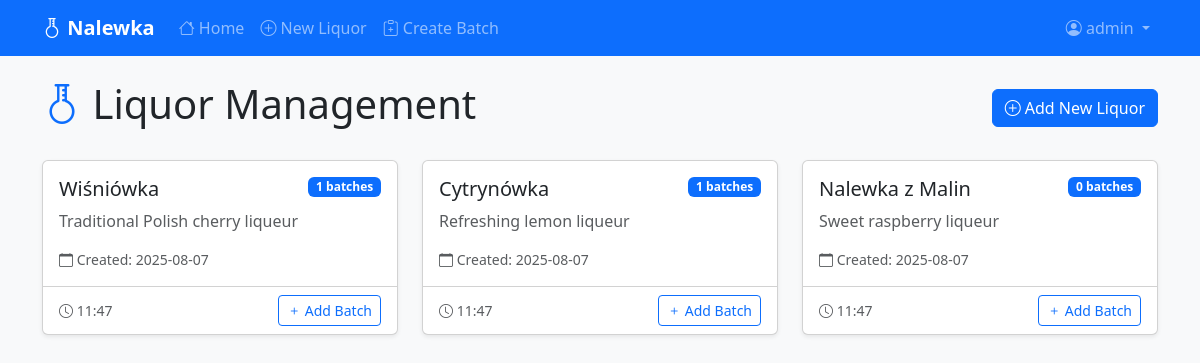
The app's page /index (signed in) with its own data.
### app/models.py (models this page shows, shortened)
class User(UserMixin, db.Model):
    id: so.Mapped[int] = so.mapped_column(primary_key=True)
    username: so.Mapped[str] = so.mapped_column(sa.String(64), index=True,
                                                unique=True)
    email: so.Mapped[str] = so.mapped_column(sa.String(120), index=True,
                                             unique=True)
    password_hash: so.Mapped[Optional[str]] = so.mapped_column(sa.String(256))
    created_at: so.Mapped[datetime] = so.mapped_column(index=True, default=lambda: datetime.now(timezone.utc))
    liquors: so.Mapped[list['Liquor']] = so.relationship(back_populates='user')

class Liquor(db.Model):
    id: so.Mapped[int] = so.mapped_column(primary_key=True)
    name: so.Mapped[str] = so.mapped_column(sa.String(128), index=True)
    created: so.Mapped[datetime] = so.mapped_column(index=True, default=lambda: datetime.now(timezone.utc))
    description: so.Mapped[Optional[str]] = so.mapped_column(sa.Text())
    user_id: so.Mapped[int] = so.mapped_column(sa.ForeignKey(User.id), index=True)
    user: so.Mapped[User] = so.relationship(back_populates='liquors')
    batches: so.Mapped[list['Batch']] = so.relationship(back_populates='liquor', cascade='all, delete-orphan')

### app/routes.py (the view)
@main_bp.route('/')
@main_bp.route('/index')
def index():
    liquors = []
    if current_user.is_authenticated:
        try:
            liquors = db.session.scalars(
                sa.select(Liquor).where(Liquor.user_id == current_user.id)
            ).all()
        except Exception as e:
            flash(f'Error loading liquors: {str(e)}', 'error')
    return render_template('index.html', liquors=liquors)

### app/__init__.py (called while the page is built)
def create_app(config_class=Config):
    app = Flask(__name__)
    app.config.from_object(config_class)
    app.config['GIT_COMMIT_HASH'] = get_git_commit_hash()
    if app.config['GIT_COMMIT_HASH'] is None:
        app.config['GIT_COMMIT_HASH'] = 'unknown'
    db.init_app(app)
    migrate.init_app(app, db)
    login.init_app(app)
    from app.routes import main_bp
    app.register_blueprint(main_bp)
    @app.errorhandler(404)
    def not_found_error(error):
        return render_template('404.html'), 404
    @app.errorhandler(500)
    def internal_error(error):
        db.session.rollback()
        return render_template('500.html'), 500
    @app.context_processor
    def inject_git_hash():
        return dict(git_commit_hash=app.config.get('GIT_COMMIT_HASH'))
    return app

### app/models.py (called while the page is built)
@login.user_loader
def load_user(id):
    return db.session.get(User, int(id))

### app/templates/index.html (shortened to what this page needs)
{% extends "base.html" %}
{% block content %}
<div class="row">
    <div class="col-12">
        <div class="d-flex justify-content-between align-items-center mb-4">
            <h1><i class="bi bi-flask-florence text-primary"></i> Liquor Management</h1>
            {% if current_user.is_authenticated %}
                <a href="{{ url_for('main.create_liquor') }}" class="btn btn-primary">
                    <i class="bi bi-plus-circle"></i> Add New Liquor
                </a>
            {% endif %}
        </div>
    </div>
</div>
{% if current_user.is_authenticated %}
    {% if liquors %}
        <div class="row">
            {% for liquor in liquors %}
                <div class="col-md-6 col-lg-4 mb-4">
                    <div class="card liquor-card clickable h-100 shadow-sm"
                         onclick="window.location.href='{{ url_for('main.liquor_batches', liquor_id=liquor.id) }}';">
                        <div class="card-body">
                            <div class="d-flex justify-content-between align-items-start mb-2">
                                <h5 class="card-title mb-0">{{ liquor.name }}</h5>
                                <span class="badge bg-primary">{{ liquor.batches|length }} batches</span>
                            </div>
                            <p class="card-text text-muted">
                                {{ liquor.description or 'No description available' }}
                            </p>
                            <div class="small text-muted">
                                <i class="bi bi-calendar"></i> Created: {{ liquor.created.strftime('%Y-%m-%d') }}
                            </div>
                        </div>
                        <div class="card-footer bg-transparent">
                            <div class="d-flex justify-content-between align-items-center">
                                <small class="text-muted">
                                    <i class="bi bi-clock"></i> {{ liquor.created.strftime('%H:%M') }}
                                </small>
                                <a href="{{ url_for('main.batch_formula') }}?liquor={{ liquor.id }}"
                                   class="btn btn-sm btn-outline-primary"
                                   onclick="event.stopPropagation();">
                                    <i class="bi bi-plus"></i> Add Batch
                                </a>
                            </div>
                        </div>
                    </div>
                </div>
            {% endfor %}
        </div>
    {% endif %}
{% endif %}
{% endblock %}

### app/templates/base.html (shortened to what this page needs)
<!DOCTYPE html>
<html lang="en">
<head>
    <link href="https://cdn.jsdelivr.net/npm/bootstrap@5.3.0/dist/css/bootstrap.min.css" rel="stylesheet">
    <link rel="stylesheet" href="https://cdn.jsdelivr.net/npm/bootstrap-icons@1.13.1/font/bootstrap-icons.min.css">
</head>
<body>
    <nav class="navbar navbar-expand-lg navbar-dark bg-primary">
        <div class="container">
            <a class="navbar-brand" href="{{ url_for('main.index') }}">
              <i class="bi bi-flask-florence"></i> Nalewka
            </a>
            <div class="collapse navbar-collapse" id="navbarNav">
                <ul class="navbar-nav me-auto">
                    <li class="nav-item">
                        <a class="nav-link" href="{{ url_for('main.index') }}">
                            <i class="bi bi-house"></i> Home
                        </a>
                    </li>
                    {% if current_user.is_authenticated %}
                        <li class="nav-item">
                            <a class="nav-link" href="{{ url_for('main.create_liquor') }}">
                                <i class="bi bi-plus-circle"></i> New Liquor
                            </a>
                        </li>
                        <li class="nav-item">
                            <a class="nav-link" href="{{ url_for('main.batch_formula') }}">
                                <i class="bi bi-clipboard-plus"></i> Create Batch
                            </a>
                        </li>
                    {% endif %}
                </ul>
                <ul class="navbar-nav">
                    {% if current_user.is_authenticated %}
                        <li class="nav-item dropdown">
                            <a class="nav-link dropdown-toggle" href="#" role="button" data-bs-toggle="dropdown">
                                <i class="bi bi-person-circle"></i> {{ current_user.username }}
                            </a>
                        </li>
                    {% endif %}
                </ul>
            </div>
        </div>
    </nav>
    <main class="container mt-4">
        {% block content %}{% endblock %}
    </main>
</body>
</html>

### app/templates/base.html (style rules this page uses)
body { background-color: #f8f9fa; }
.navbar-brand { font-weight: bold; }
.liquor-card { transition: transform 0.2s, box-shadow 0.2s; }
.liquor-card.clickable { cursor: pointer; }

### records on screen
User: username "admin"
Liquor: name "Wiśniówka", batches|length "1", description "Traditional Polish cherry liqueur", created "2025-08-07", created "11:47"
Liquor: name "Cytrynówka", batches|length "1", description "Refreshing lemon liqueur", created "2025-08-07", created "11:47"
Liquor: name "Nalewka z Malin", batches|length "0", description "Sweet raspberry liqueur", created "2025-08-07", created "11:47"
